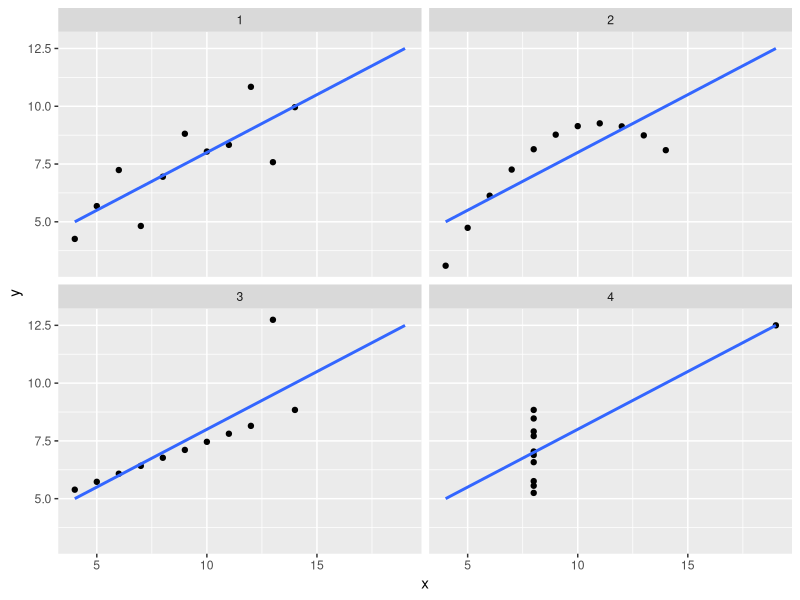

Write R code to recreate this figure.
## ---- chunk 1

## ---- chunk 2
knitr::opts_chunk$set(echo = TRUE, warning = FALSE, message = FALSE)
require(tidyverse)
## ---- chunk 3
anscombe
## ---- chunk 4
anscombe %>%
  tibble::rownames_to_column("id") %>%
  tidyr::gather(key, value, -id) %>%
  tidyr::separate(key, c("axis", "group"), 1L) %>%
  tidyr::spread(axis, value) %>% 
  dplyr::select(-id) %>%
  dplyr::group_by(group) %>%
  dplyr::summarise(x_mean = mean(x), y_mean = mean(y),
                   x_sd = sd(x), y_sd = sd(y),
                   cor_xy = cor(x, y)) %>% 
  dplyr::rename(`平均値(x)` = x_mean, `平均値(y)` = y_mean,
                `分散(x)` = x_sd, `分散(y)` = y_sd,
                `相関係数` = cor_xy, `グループ` = group)
## ---- chunk 5
anscombe %>%
  tibble::rownames_to_column("id") %>%
  tidyr::gather(key, value, -id) %>%
  tidyr::separate(key, c("axis", "group"), 1) %>%
  tidyr::spread(axis, value) %>% 
  ggplot2::ggplot(ggplot2::aes(x, y))+
    ggplot2::geom_point()+
    ggplot2::geom_smooth(method = lm, se = FALSE, fullrange = TRUE)+
    ggplot2::facet_wrap(~ group, nrow = 2)
## ---- chunk 6
anscombe
## ---- chunk 7
anscombe %>%
  tibble::rownames_to_column("id")
## ---- chunk 8
anscombe %>%
  tibble::rownames_to_column("id") %>%
  tidyr::gather(key = axis, value, -id)
## ---- chunk 9
anscombe %>%
  tibble::rownames_to_column("id") %>%
  tidyr::gather(key = axis, value, -id) %>%
  tidyr::separate(axis, c("axis", "group"), 1)
## ---- chunk 10
anscombe %>%
  tibble::rownames_to_column("id") %>%
  tidyr::gather(key = axis, value, -id) %>%
  tidyr::separate(axis, c("axis", "group"), 1) %>%
  tidyr::spread(axis, value)
## ---- chunk 11
anscombe %>%
  tibble::rownames_to_column("id") %>%
  tidyr::gather(key, value, -id) %>%
  tidyr::separate(key, c("axis", "group"), 1) %>%
  tidyr::spread(axis, value) %>% 
  dplyr::select(-id)
## ---- chunk 12

